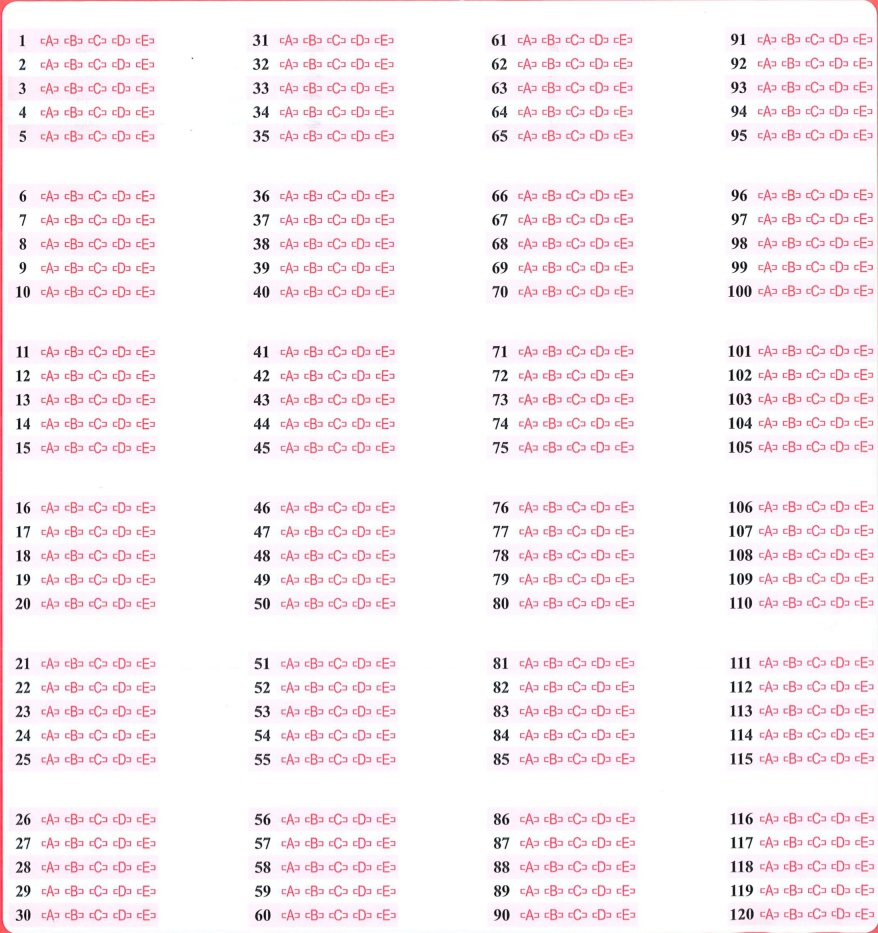
#> input picture images/deskewed.jpg, 878 x 933 px, found by its file name
$ python img_pixel_count.py
#> lines starting #> are read from the running program, lines starting #| are printed output that depends on the picture
from PIL import Image
import numpy as np
import matplotlib.pyplot as plt
import os

# Load the image
image_path = 'images/deskewed.jpg'
image = Image.open(image_path)
#> image is the input picture: PIL image 878x933 RGB; mean R, G, B 248.8, 240.7, 244.4

# Since the questions seem to be laid out in a grid, we'll try to detect the grid pattern.
# First, we'll convert the image to grayscale and then to a numpy array.
gray_image = image.convert('L')  # convert image to grayscale
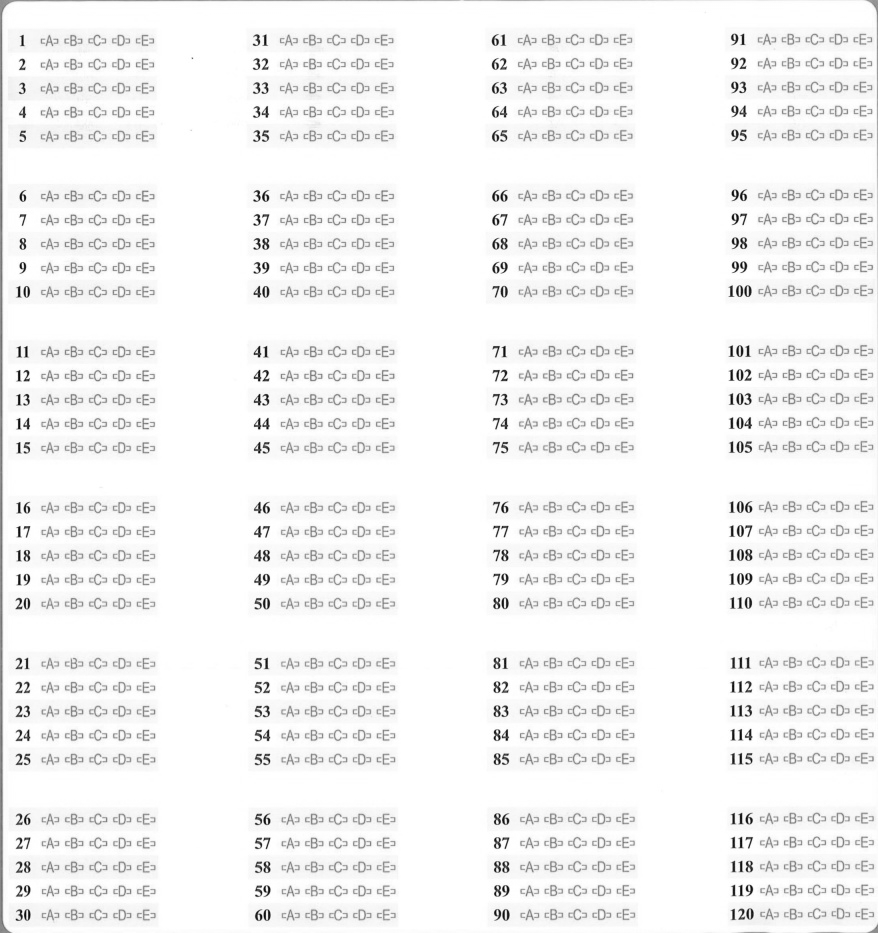
#> gray_image: PIL image 878x933 L; min 7, max 255, mean 243.6
image_np = np.array(gray_image)

# Let's use matplotlib to visualize the grayscale image to decide on the crop locations
plt.imshow(image_np, cmap='gray')
plt.title('Grayscale Image')
plt.axis('on')  # Show the axis to see the extent
plt.show()

$ run again, with images/blank.jpg copied over images/deskewed.jpg
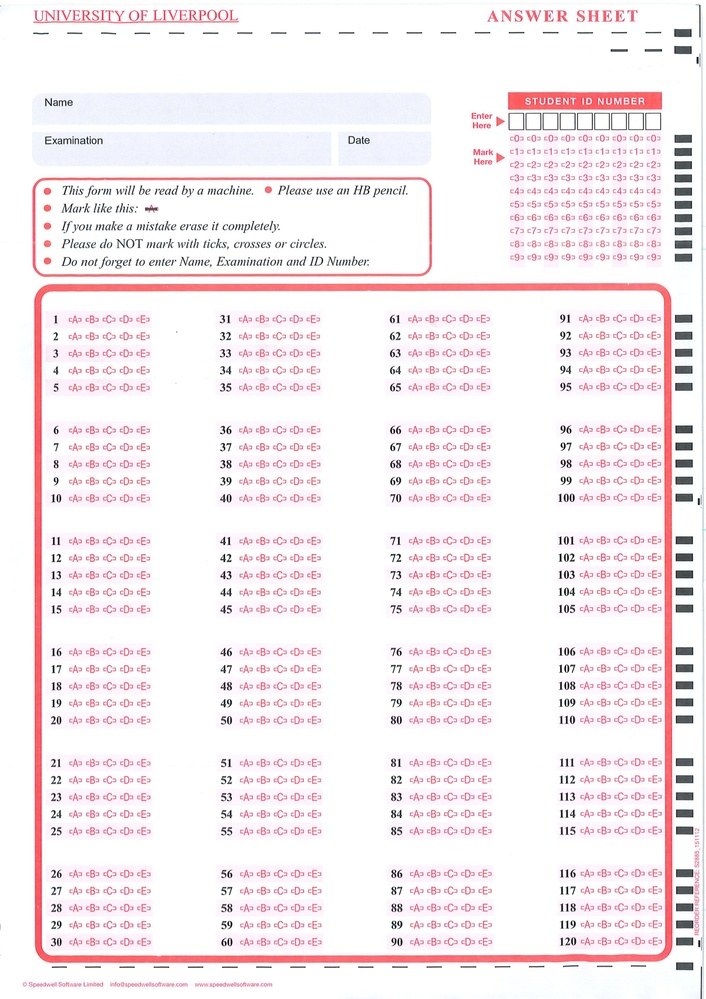
#> input picture images/blank.jpg, 706 x 999 px, shrunk from 2480 x 3509 before the run, found by its file name
#> image is the input picture: PIL image 706x999 RGB; mean R, G, B 246.4, 236.8, 239.9
#> `gray_image = image.convert('L')`:
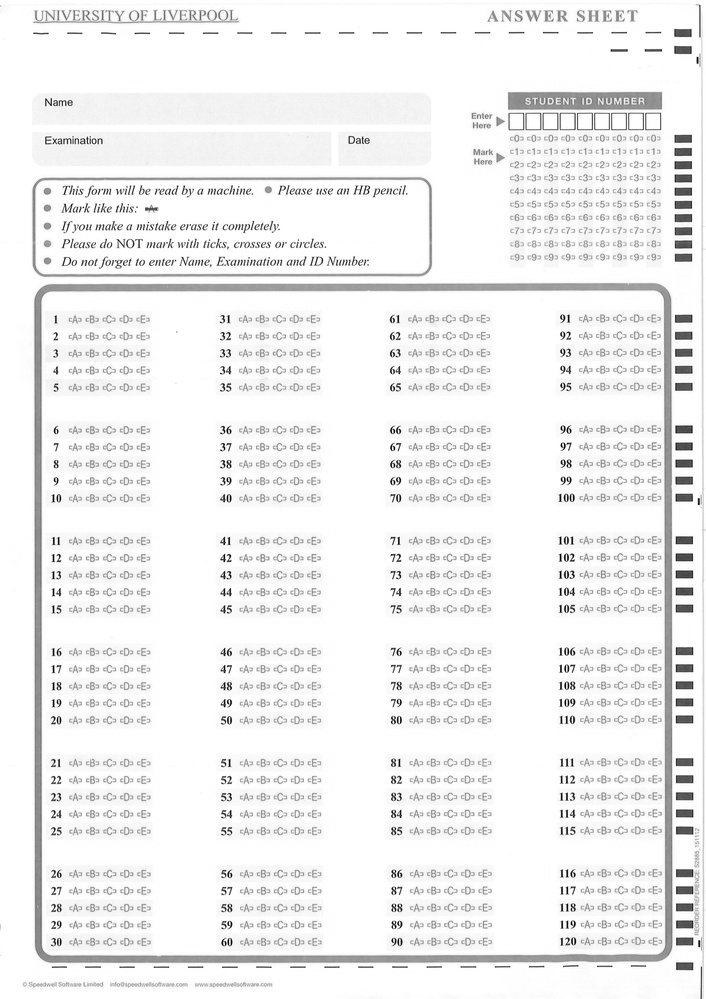
#> gray_image: PIL image 706x999 L; min 0, max 255, mean 240
